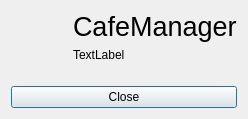
<?xml version="1.0" encoding="UTF-8"?>
<ui version="4.0">
 <class>DlgAbout</class>
 <widget class="QDialog" name="DlgAbout">
  <property name="geometry">
   <rect>
    <x>0</x>
    <y>0</y>
    <width>248</width>
    <height>119</height>
   </rect>
  </property>
  <property name="windowTitle">
   <string>About</string>
  </property>
  <layout class="QHBoxLayout" name="horizontalLayout">
   <item>
    <layout class="QGridLayout" name="gridLayout">
     <item row="0" column="1">
      <widget class="QLabel" name="label">
       <property name="font">
        <font>
         <pointsize>20</pointsize>
        </font>
       </property>
       <property name="text">
        <string notr="true">CafeManager</string>
       </property>
      </widget>
     </item>
     <item row="1" column="1">
      <widget class="QLabel" name="lbVersion">
       <property name="text">
        <string>TextLabel</string>
       </property>
      </widget>
     </item>
     <item row="2" column="1">
      <spacer name="verticalSpacer">
       <property name="orientation">
        <enum>Qt::Vertical</enum>
       </property>
       <property name="sizeHint" stdset="0">
        <size>
         <width>20</width>
         <height>40</height>
        </size>
       </property>
      </spacer>
     </item>
     <item row="0" column="0" rowspan="2">
      <widget class="QLabel" name="lbImage">
       <property name="text">
        <string/>
       </property>
      </widget>
     </item>
     <item row="3" column="0" colspan="2">
      <widget class="QPushButton" name="btnClose">
       <property name="text">
        <string>Close</string>
       </property>
      </widget>
     </item>
    </layout>
   </item>
  </layout>
 </widget>
 <resources/>
 <connections/>
</ui>
